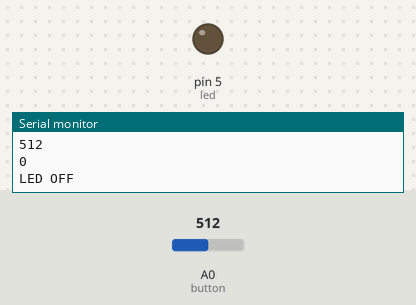
A sketch run on a simulated Arduino Uno, built with avr-gcc and run on an emulated ATmega328P. Parts: output pins drawn as LEDs (lit = HIGH), the last lines printed to the serial monitor. The test bench sets the inputs (shaded band); at power-on: A0 (button) = 512.

Above: at 1.2 s.
1.3 s: A0 (button) set to 1013
2.8 s: A0 (button) set to 1023
At 4.0 s:
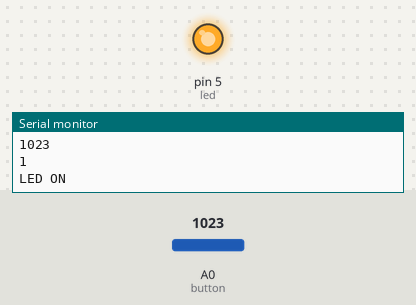
4.3 s: A0 (button) set to 900
At 5.7 s:
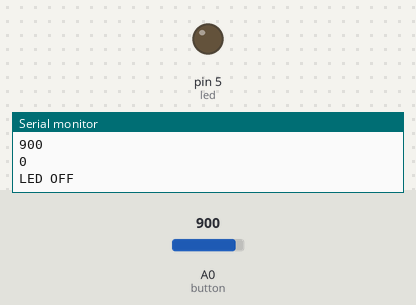
Timing chart, 0 to 7.3 s (numbered marks = the images above; inputs shaded):
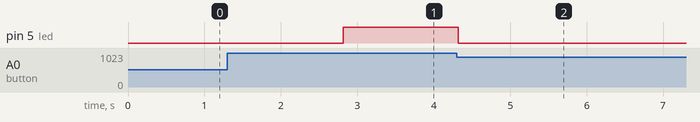

The sketch:

test.ino
```cpp
int led = 5;
int button = A0;


void setup() {
  Serial.begin(9600);
  pinMode(led, OUTPUT);
  pinMode(button, INPUT);
}

void loop() {
    int  buttonState = analogRead(button);
     Serial.println(buttonState);
     int value = map(buttonState, 0, 1023, 0, 1);
          Serial.println(value);

     if (value == HIGH) {
        digitalWrite(led, HIGH);
        Serial.println("LED ON");
        delay(100);
       }
     else {
        digitalWrite(led, LOW);
        Serial.println("LED OFF");
        delay(100);
     }
}
```

Measured:
- the behaviour switches between 1022 and 1023 on A0 (button) (found by bisection; images 0 and 1)
- after the input at 2.8 s, pin 5 (led): LOW → HIGH at once
- after the input at 4.3 s, pin 5 (led): HIGH → LOW at once
